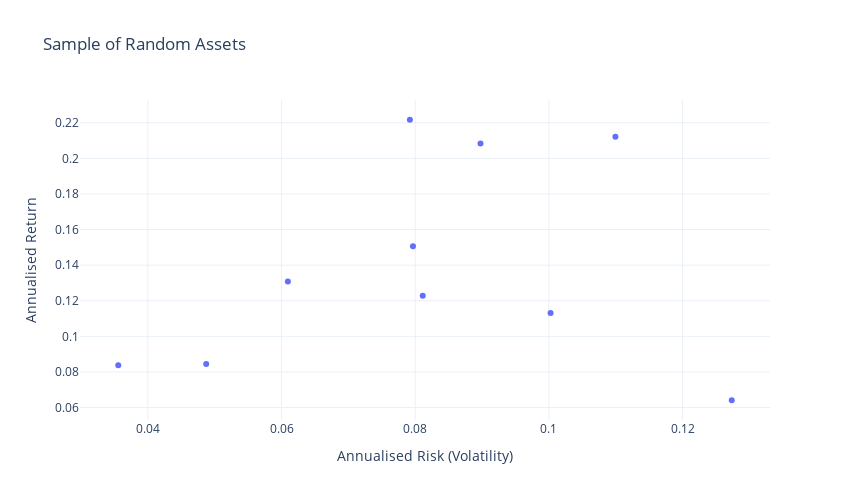

Here is the notebook cell this chart was saved with:
### Code cell
fig = go.Figure()
fig.add_trace(go.Scatter(x=var, y=mus, 
                      mode='markers',
                      text = var.axes[0].tolist()))
fig.update_layout(template='plotly_white',
                  xaxis=dict(title='Annualised Risk (Volatility)'),
                  yaxis=dict(title='Annualised Return'),
                  title='Sample of Random Assets',
                  width=850,
                  height=500)
# fig.update_xaxes(range=[0.18, 0.32])
# fig.update_yaxes(range=[0.02,0.27])

### Figure 1 — Plotly figure (JSON) as saved in the notebook; plotly's stock layout.template omitted (floating-point values rounded to 4 significant figures)
{"data": [{"mode": "markers", "text": ["MSFT", "WMT", "JPM", "TGT", "AAPL", "GOOGL", "ABT", "HTH", "KO", "AMZN"], "type": "scatter", "x": [0.07921, 0.04873, 0.08112, 0.1003, 0.08977, 0.07967, 0.06095, 0.1274, 0.03557, 0.11], "y": [0.2217, 0.0844, 0.1227, 0.1131, 0.2083, 0.1507, 0.1308, 0.06408, 0.0837, 0.2122]}], "layout": {"height": 500, "title": {"text": "Sample of Random Assets"}, "width": 850, "xaxis": {"title": {"text": "Annualised Risk (Volatility)"}}, "yaxis": {"title": {"text": "Annualised Return"}}}}
